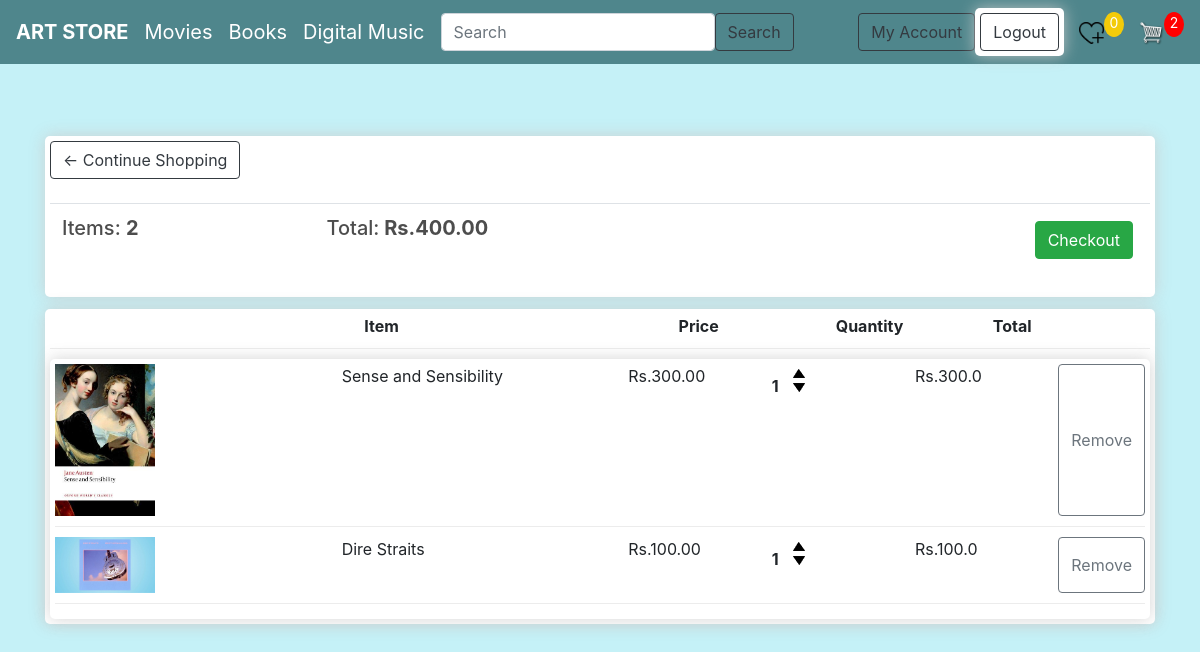
The app's page /cart/ (signed in) with its own data.
### home/models.py (models this page shows, shortened)
class Order(models.Model):
    customer=models.ForeignKey(Customer, on_delete=models.SET_NULL, null=True, blank=True)
    date_ordered=models.DateTimeField(auto_now_add=True)
    complete=models.BooleanField(default=False, null=True, blank=True)
    transaction_id=models.CharField(max_length=200, null=True)
    def cart_total(self):
        total=0
        itemsordered = self.addtocart_set.all()
        for item in itemsordered:
            total +=item.take_total()
        return total
    def item_total(self):
        total=0
        itemsordered = self.addtocart_set.all()
        for item in itemsordered:
            total +=item.quantity
        return total
    def wishlist_item_total(self):
        total=0
        itemsordered = self.addtowishlist_set.all()
        for item in itemsordered:
            total +=item.quantity
        return total

class Addtocart(models.Model):
    name =models.ForeignKey(Product, on_delete=models.SET_NULL, null=True, blank=True)
    order=models.ForeignKey(Order, on_delete=models.SET_NULL, blank=True, null=True)
    quantity=models.IntegerField(default=0, null=True, blank=True)
    date_added=models.DateTimeField(auto_now_add=True)
    def take_total(self):
        total = self.name.price * self.quantity
        return total

class Product(models.Model):
    name=models.CharField(max_length=200, null=True, blank=True)
    uniqueid = models.CharField(max_length=10, null=True, blank= True)
    price=models.FloatField(default=0)
    digital=models.BooleanField(default=False, null=True, blank=True)
    categoryname=models.CharField(max_length=200, null=True, blank=True)
    image=models.ImageField(null=True, blank=True)
    description=models.CharField(max_length=1000, null=True, blank= True)
    def imageurl(self):
        try:
            url=self.image.url
        except:
            url=''
        return url

### home/views.py (the view, shortened to what this page needs)
# urls.py: path('cart/', views.cart, name= 'cart'),
def cart(request):
    if request.user.is_authenticated:
        customer = request.user.customer
        order, created= Order.objects.get_or_create(customer=customer, complete=False)
        order_items= order.addtocart_set.all()
        cartItems = order.item_total
        wishlistItems = order.wishlist_item_total
        user_name = 0
    context= {'user_name' : user_name, 'order_items':order_items, 'order': order, 'cartItems' : cartItems, 'wishlistItems' : wishlistItems}
    return render(request, 'web_project/cart.html', context)

### template/web_project/cart.html
{% extends 'web_project/main.html' %}
{% load static %}
{% block content %}
<div class="row">
	<div class="col-lg-12">
		<div class="box-element">
        	<a  class="btn btn-outline-dark" href="{% url 'store' %}">&#x2190; Continue Shopping</a>
<br>
	<br>
<table class="table">
		<tr>
			<th><h5>Items: <strong>{{order.item_total}}</strong></h5></th>
			<th><h5>Total:<strong> Rs.{{order.cart_total|floatformat:2}}</strong></h5></th>
			<th>
				<a  style="float:right; margin:5px;" class="btn btn-success" href="{% url 'checkout' %}">Checkout</a>
			</th>
		</tr>
	</table>
</div>
		</div>
		<br>
    <div class="col-lg-12">
<div class="box-element">
        <div class="cart-row">
		<div style="flex:2"></div>
		<div style="flex:2"><strong>Item</strong></div>
		<div style="flex:1"><strong>Price</strong></div>
		<div style="flex:1"><strong>Quantity</strong></div>
		<div style="flex:1"><strong>Total</strong></div>
</div>
<div class="box-element">
{% for item in order_items %}
	<div class="cart-row">
		<div style="flex:2"><img class="row-image" src="{{item.name.imageurl}}"></div>
		<div style="flex:2"><p>{{item.name.name}}</p></div>
		<div style="flex:1"><p>Rs.{{item.name.price|floatformat:2}}</p></div>
		<div style="flex:1">
			<p class="quantity">{{item.quantity}}</p>
            <div class="quantity">
				<img data-uniqueid={{item.name.uniqueid}} data-action="add" class= "chg-quantity update-cart" src="{% static  'img/arrow-up.png' %}">
				<img data-uniqueid={{item.name.uniqueid}} data-action="remove" class="chg-quantity update-cart" src="{% static  'img/arrow-down.png' %}">
			</div>
		</div>
		<div style="flex:1"><p>Rs.{{item.take_total}}</p></div>
		<button data-uniqueid="{{item.name.uniqueid}}" data-action="delete" class="btn btn-outline-secondary add-btn update-cart update-cart">Remove</button>
	</div>
	{% endfor %}
</div>
{% endblock content %}

### template/web_project/main.html (shortened to what this page needs)
<!DOCTYPE html>
{% load static %}
<html>
    <head>
          <link rel="stylesheet" href="https://stackpath.bootstrapcdn.com/bootstrap/4.4.1/css/bootstrap.min.css">
          <link rel="stylesheet" type="text/css" href="{% static 'css/main.css' %}">
          <link rel="stylesheet" href="//netdna.bootstrapcdn.com/font-awesome/4.2.0/css/font-awesome.min.css">
     </head>
     <body>
 <nav class="navbar navbar-expand-lg navbar-dark bg-dark">
  <a class="navbar-brand" href="{% url 'store' %}"><strong>ART STORE</strong></a>
  <a class="navbar-brand" href="{% url 'movies' %}">Movies</a>
  <a class="navbar-brand" href="{% url 'books' %}">Books</a>
  <a class="navbar-brand" href="{% url 'music' %}">Digital Music</a>
  <form action="{% url 'search' %}"  method="GET" class="d-flex">
  <input type="text" list="searchlist" name="search" id="search" placeholder="Search" aria-label="Search" class="form-control" required/>
  <button class="btn btn-outline-dark" type="submit">Search</button>
</form>
 <div class="collapse navbar-collapse" id="navbarSupportedContent">
   <div class="form-inline my-2 my-lg-0">
{% if user_name %}
      <span> Hello, Anonymous User! </span>
<div class="box-element" id="login-button">
				<a  class="btn btn-outline-dark" href="{% url 'login' %}">Login/Sign Up</a>
    </div>
{% else %}
	<a  class="btn btn-outline-dark" href="{% url 'userprofile' %}"> My Account </a>
<div class="box-element" id="logout-button">
				<a  class="btn btn-outline-dark" href="{% url 'logout' %}">Logout</a>
    </div>
 {% endif %}
      <a href="{% url 'wishlist' %}">
        <img  id="wishlist-icon" src="{% static 'img/wishlist.png' %}">
      </a>
      <p id="wishlist-total">{{wishlistItems}}</p>
     	<a href="{% url 'cart' %}">
    		<img  id="cart-icon" src="{% static 'img/6+cart.png' %}">
    	</a>
    	<p id="cart-total">{{cartItems}}</p>
  </div>
</div>
</nav>
<div class="container">
            {% block content %}
            {% endblock content %}
  </div>
</head>
</body>
</html>

### web_project/static/css/main.css (style rules this page uses)
body { background-color: hsl(0, 0%, 98%); }
h1,h2,h3,h4,h5,h6 { color:hsl(0, 0%, 30%); }
.box-element { box-shadow:hsla(0, 0%, 80%, 0.856) 0 0 16px; background-color: #fff; border-radius: 5px; padding: 5px; }
.bg-dark { background-color: #4f868c!important; }
#cart-icon { width:25px; display: inline-block; margin-left: 15px; }
#wishlist-icon { width:25px; display: inline-block; margin-left: 15px; }
#cart-total { display: block; text-align: center; color:#fff; background-color: red; width: 20px; height: 25px; border-radius: 50%; font-size: 14px; }
#wishlist-total { display: block; text-align: center; color:#fff; background-color: rgba(255, 208, 0, 0.932); width: 20px; height: 25px; border-radius: 50%; font-size: 14px; }
.col-lg-4, .col-lg-6, .col-lg-8, .col-lg-12 { margin-top: 12px; }
.btn { border-radius: 1; }
.row-image { width: 100px; }
.cart-row { display: flex; align-items: flex-stretch; padding-bottom: 10px; margin-bottom: 10px; border-bottom: 1px solid #ececec; }
.quantity { display: inline-block; font-weight: 700; padding-right:10px; }
.chg-quantity { width: 12px; cursor: pointer; display: block; margin-top: 5px; transition:.1s; }
.container { margin-top:5%; }
body, html { margin: 0; padding: 0; height: 100%; background: #c5f1f7 !important; }

### records on screen
Order: id "0", id.quantity "2", item_total "2", cart_total "400.00"
Addtocart: name.imageurl (picture), name.name "Sense and Sensibility", name.price "300.00", quantity "1", take_total "300.0"
Addtocart: name.imageurl (picture), name.name "Dire Straits", name.price "100.00", quantity "1", take_total "100.0"
